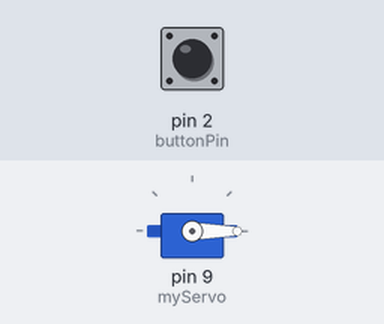
Bench run of a sketch on a simulated Arduino Uno, built with avr-gcc and run on an emulated ATmega328P. On the bench: servo. The test bench sets the inputs (shaded band); at power-on: pin 2 (buttonPin) LOW.

Above: at 1.2 s.
1.3 s: pin 2 (buttonPin) pulled HIGH for 3.2 s
At 1.8 s:
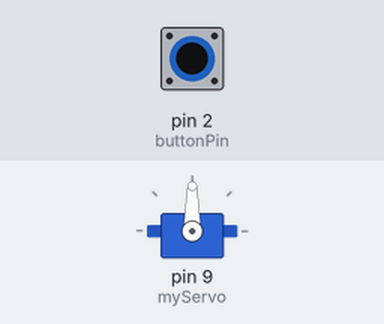
7.5 s: pin 2 (buttonPin) pulled HIGH for 0.15 s
At 8.9 s:
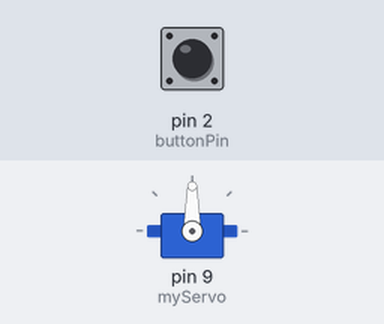
10.6 s: pin 2 (buttonPin) pulled HIGH for 1 s
At 14.8 s:
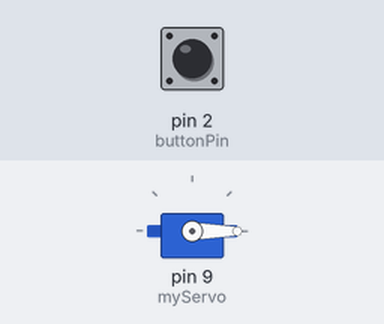
Timing chart, 0 to 16.3 s (numbered marks = the images above; inputs shaded):
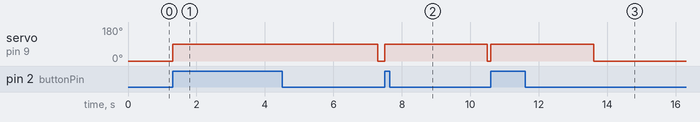

The sketch:

butten.ino
```cpp
#include <Servo.h>

Servo myServo;

int buttonPin = 2;
int buttonState;

void setup()
{
  pinMode(buttonPin, INPUT);
  myServo.attach(9);
  myServo.write(0);   // Servo initial position
}

void loop()
{
  buttonState = digitalRead(buttonPin);

  if(buttonState == HIGH)
  {
    myServo.write(90);   // Servo ON (rotate to 90°)
    delay(3000);        // Wait for 10 seconds
    myServo.write(0);    // Servo OFF (back to 0°)
  }
}
```

Measured:
- after the input at 1.3 s, servo on pin 9 (myServo): 0° → 90° at once, → 0° 6.0 s later
- after the input at 7.5 s, servo on pin 9 (myServo): 0° → 90° at once, → 0° 3.0 s later
- after the input at 10.6 s, servo on pin 9 (myServo): 0° → 90° at once, → 0° 3.0 s later
